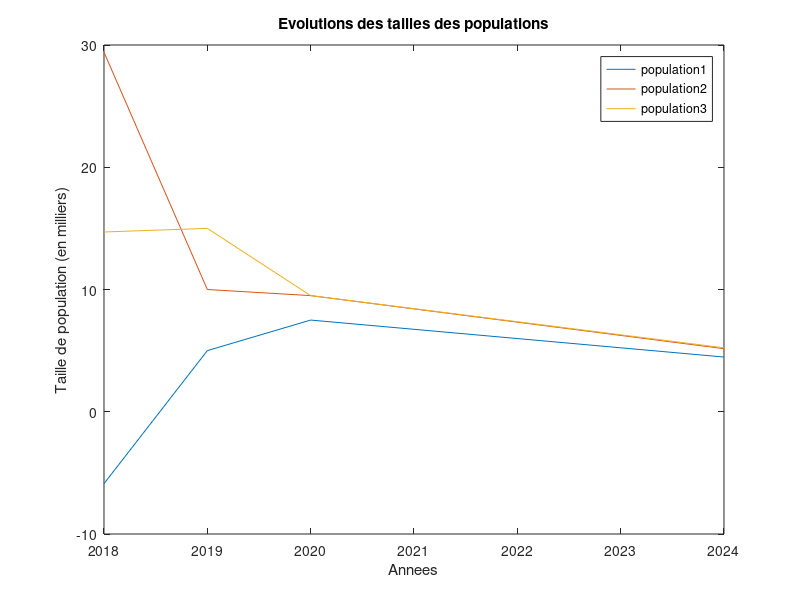

The MATLAB script that drew this image:
function [Y_2020, Z_2024, W_2018] = Exercice_2()

% Initialisation de la matrice de projection des tailles demographiques
A = [0.4 0.1 0.3; 0.3 0.2 0.4; 0.2 0.4 0.3];

% Initialisation du vecteur (X) contenant les tailles des trois populations
% en 2019
X = [5; 10; 15];

% Pour trouver les tailles des populations en 2020 il suffit de projeter
% les tailles des populations de 2019 vers 2020 à l'aide de l'equation
% Y = A*X avec Y le vecteur contenant les tailles des populations en 2020
Y = A*X;

% Pour trouver les tailles des populations en 2024 il suffit de projeter 
% les tailles des populations de 2020 vers 2024 en résolvant quatre fois de
% suite l'equation Z = A*Y avec Z le vecteur contenant les tailles des
% populations suivant les projections successives
% Initialisons Z en lui affectant le vecteur Y
Z = Y;

for i = 1:4
    
    Z = A*Z;
    
end

% Pour trouver les tailles des populations en 2018 il suffit de projeter
% cette fois les tailles de populations de 2019 vers 2018 en résolvant 
% l'équation W = inv(A)*X car X = A*W avec W le vecteur contenant les
% tailles des populations en 2018 (Notons que det(A), le determinant de A
% n'est pas nul)
W = inv(A)*X;

% re-affectation des variables pour que ce soit plus explicite
Y_2020 = Y;
Z_2024 = Z;
W_2018 = W;

% Tracons un graphique pour pouvoir interpreter les resultats plus
% fiablement
% Recuperons d'abord les vecteurs contenant les evolutions des tailles des
% populations durant les annees pour chaque population
pop1 = [W(1,:), X(1,:), Y(1,:), Z(1,:)];
pop2 = [W(2,:), X(2,:), Y(2,:), Z(2,:)];
pop3 = [W(3,:), X(3,:), Y(3,:), Z(3,:)];

% initialisation du vecteur contenant les noms annees
annees = [2018, 2019, 2020, 2024];

% Tracons les graphiques
plot(annees, pop1, annees, pop2, annees, pop3)

% Ajout du titre
title('Evolutions des tailles des populations')

% Ajout des labels
xlabel('Annees')
ylabel('Taille de population (en milliers)')

% Ajout de la legende
legend('population1', 'population2', 'population3')

% Interpretons le graphique obtenu
disp('Pour la deuxieme population nous remarquons qu''en 2018 sa taille etait tres importante mais elle a radicalement diminuee en 2019 avant de decroitre legerement en 2020 et encore plus en 2024 !!')
disp('Pour la troisieme population nous remarquons qu''en 2018 sa taille est presque egale a la moitie de celle de la deuxieme population puis elle va croitre legerement en 2019 pour etre plus grande que celle de la deuxieme population et elle finir par diminuer en 2020 et 2024 de la meme maniere et au meme niveau que celle la deuxieme population !!')
disp('Pour la premiere population nous remarquons qu''en 2018 sa taille est drastiquement faible (voir meme qu''elle s''etait eteinte) puis elle va croitre rapidement en 2019 et en 2020 et elle va diminuer jusqu''a se rapprocher de la taille demographique des deux autres populations en 2024 !!') 
end